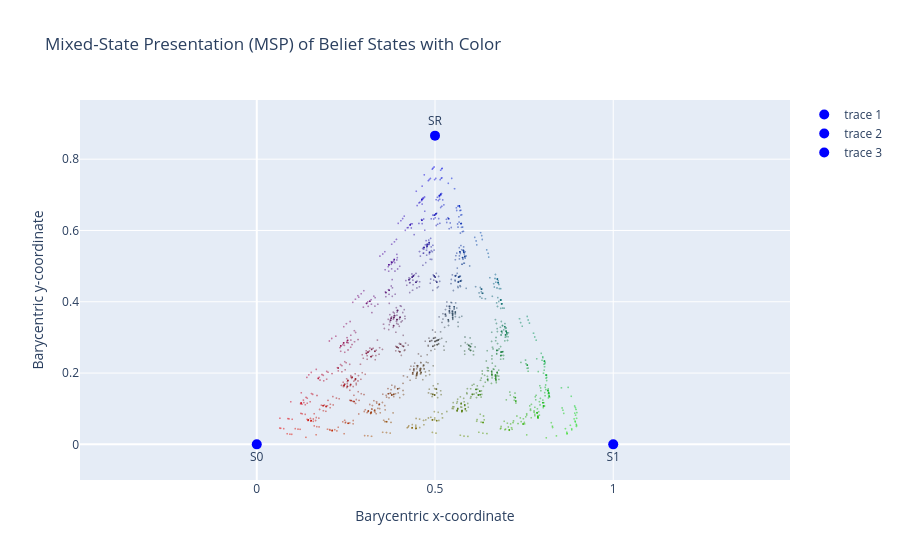

The cell this chart's notebook holds for it:
### Code cell
belief_to_barycentric(belief_states.reshape(-1,3), belief_states.reshape(-1,3))

### Figure 1 — Plotly figure (JSON) as saved in the notebook; plotly's stock layout.template omitted (floating-point values rounded to 4 significant figures; data arrays with more than 128 entries replaced by an {"elided": "..."} marker saying what was removed)
{"data": [{"hovertemplate": "Barycentric x-coordinate=%{x}<br>Barycentric y-coordinate=%{y}<extra></extra>", "legendgroup": "", "marker": {"color": {"elided": "2047 str values"}, "opacity": 0.5, "size": 2, "symbol": "circle"}, "mode": "markers", "name": "", "showlegend": false, "type": "scattergl", "x": {"elided": "2047 float values"}, "xaxis": "x", "y": {"elided": "2047 float values"}, "yaxis": "y"}, {"marker": {"color": "blue", "size": 10}, "mode": "markers+text", "text": ["S0"], "textposition": "bottom center", "type": "scatter", "x": [0], "y": [0]}, {"marker": {"color": "blue", "size": 10}, "mode": "markers+text", "text": ["S1"], "textposition": "bottom center", "type": "scatter", "x": [1], "y": [0]}, {"marker": {"color": "blue", "size": 10}, "mode": "markers+text", "text": ["SR"], "textposition": "top center", "type": "scatter", "x": [0.5], "y": [0.866]}], "layout": {"legend": {"tracegroupgap": 0}, "title": {"text": "Mixed-State Presentation (MSP) of Belief States with Color"}, "xaxis": {"anchor": "y", "domain": [0, 1], "range": [-0.1, 1.1], "title": {"text": "Barycentric x-coordinate"}}, "yaxis": {"anchor": "x", "domain": [0, 1], "range": [-0.1, 0.966], "scaleanchor": "x", "scaleratio": 1, "title": {"text": "Barycentric y-coordinate"}}}}
